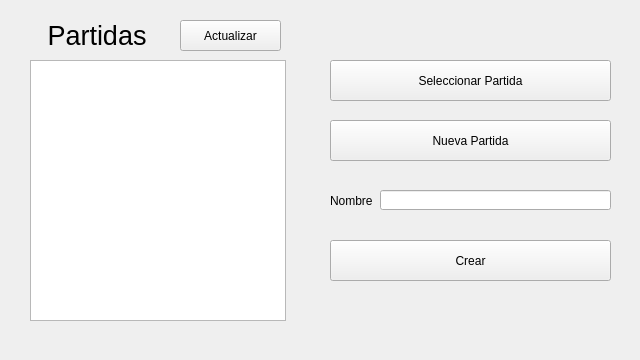
<?xml version="1.0" encoding="UTF-8"?>
<ui version="4.0">
 <class>DCCurve</class>
 <widget class="QWidget" name="DCCurve">
  <property name="geometry">
   <rect>
    <x>0</x>
    <y>0</y>
    <width>640</width>
    <height>360</height>
   </rect>
  </property>
  <property name="windowTitle">
   <string>Form</string>
  </property>
  <widget class="QListWidget" name="lista_partidas">
   <property name="geometry">
    <rect>
     <x>30</x>
     <y>60</y>
     <width>256</width>
     <height>261</height>
    </rect>
   </property>
   <property name="sizeAdjustPolicy">
    <enum>QAbstractScrollArea::AdjustToContents</enum>
   </property>
   <property name="isWrapping" stdset="0">
    <bool>false</bool>
   </property>
  </widget>
  <widget class="QLabel" name="titulo">
   <property name="geometry">
    <rect>
     <x>40</x>
     <y>20</y>
     <width>111</width>
     <height>31</height>
    </rect>
   </property>
   <property name="font">
    <font>
     <pointsize>20</pointsize>
    </font>
   </property>
   <property name="autoFillBackground">
    <bool>false</bool>
   </property>
   <property name="text">
    <string> Partidas</string>
   </property>
  </widget>
  <widget class="QPushButton" name="button_seleccionar">
   <property name="geometry">
    <rect>
     <x>330</x>
     <y>60</y>
     <width>281</width>
     <height>41</height>
    </rect>
   </property>
   <property name="text">
    <string>Seleccionar Partida</string>
   </property>
  </widget>
  <widget class="QPushButton" name="button_nueva_partida">
   <property name="geometry">
    <rect>
     <x>330</x>
     <y>120</y>
     <width>281</width>
     <height>41</height>
    </rect>
   </property>
   <property name="text">
    <string>Nueva Partida</string>
   </property>
  </widget>
  <widget class="QLineEdit" name="edit_nombre">
   <property name="geometry">
    <rect>
     <x>380</x>
     <y>190</y>
     <width>231</width>
     <height>20</height>
    </rect>
   </property>
  </widget>
  <widget class="QLabel" name="text_nombre">
   <property name="geometry">
    <rect>
     <x>330</x>
     <y>180</y>
     <width>51</width>
     <height>41</height>
    </rect>
   </property>
   <property name="text">
    <string>Nombre</string>
   </property>
  </widget>
  <widget class="QPushButton" name="button_crear">
   <property name="geometry">
    <rect>
     <x>330</x>
     <y>240</y>
     <width>281</width>
     <height>41</height>
    </rect>
   </property>
   <property name="text">
    <string>Crear</string>
   </property>
  </widget>
  <widget class="QLabel" name="text_bienvenida">
   <property name="geometry">
    <rect>
     <x>340</x>
     <y>20</y>
     <width>261</width>
     <height>31</height>
    </rect>
   </property>
   <property name="font">
    <font>
     <pointsize>12</pointsize>
    </font>
   </property>
   <property name="text">
    <string/>
   </property>
   <property name="alignment">
    <set>Qt::AlignCenter</set>
   </property>
  </widget>
  <widget class="QLabel" name="espacio_nombre">
   <property name="geometry">
    <rect>
     <x>330</x>
     <y>190</y>
     <width>51</width>
     <height>20</height>
    </rect>
   </property>
   <property name="text">
    <string/>
   </property>
  </widget>
  <widget class="QLabel" name="espacio_titulo">
   <property name="geometry">
    <rect>
     <x>30</x>
     <y>20</y>
     <width>141</width>
     <height>31</height>
    </rect>
   </property>
   <property name="text">
    <string/>
   </property>
  </widget>
  <widget class="QLabel" name="espacio_bienvenida">
   <property name="geometry">
    <rect>
     <x>330</x>
     <y>20</y>
     <width>281</width>
     <height>31</height>
    </rect>
   </property>
   <property name="text">
    <string/>
   </property>
  </widget>
  <widget class="QPushButton" name="button_actualizar">
   <property name="geometry">
    <rect>
     <x>180</x>
     <y>20</y>
     <width>101</width>
     <height>31</height>
    </rect>
   </property>
   <property name="text">
    <string>Actualizar</string>
   </property>
  </widget>
  <zorder>espacio_nombre</zorder>
  <zorder>espacio_bienvenida</zorder>
  <zorder>espacio_titulo</zorder>
  <zorder>lista_partidas</zorder>
  <zorder>titulo</zorder>
  <zorder>button_seleccionar</zorder>
  <zorder>button_nueva_partida</zorder>
  <zorder>edit_nombre</zorder>
  <zorder>text_nombre</zorder>
  <zorder>button_crear</zorder>
  <zorder>text_bienvenida</zorder>
  <zorder>button_actualizar</zorder>
 </widget>
 <resources/>
 <connections/>
</ui>
